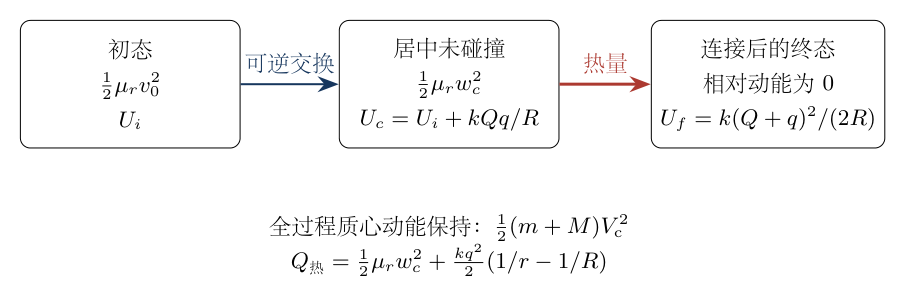
#> input picture project/蔡题001/整理版/figures/energy-04.png, 906 x 305 px, given in place of question-01.png, which was not available
$ python figure_overviews.py
#> lines starting #> are read from the running program, lines starting #| are printed output that depends on the picture; pictures that were not available may be replaced by others from this repository, and a replacement may not be noted
"""每题单图总览；保留全部既有预览。"""
from pathlib import Path
from PIL import Image,ImageDraw,ImageFont
from render_figures import NAMES
ROOT=Path(__file__).resolve().parents[1]
DEST=ROOT/'preview/figures'
FONT=ImageFont.truetype('/System/Library/Fonts/Supplemental/Arial.ttf',20)
def main():
    DEST.mkdir(parents=True,exist_ok=True)
    for q,names in NAMES.items():
        rows=(len(names)+1)//2
        canvas=Image.new('RGB',(1400,rows*430),'#eeeeee');draw=ImageDraw.Draw(canvas)
#> after `canvas = Image.new('RGB', (1400, rows * 430), '#eeeeee')`: canvas: PIL image 1400x1720 RGB; every value is 238
        for i,name in enumerate(names):
            im=Image.open(ROOT/'figures'/f'{name}.png').convert('RGB');im.thumbnail((670,385))
#> in main, im is the input picture: PIL image 906x305 RGB; mean R, G, B 248, 247.8, 247.9
#> after `im.thumbnail((670, 385))`:
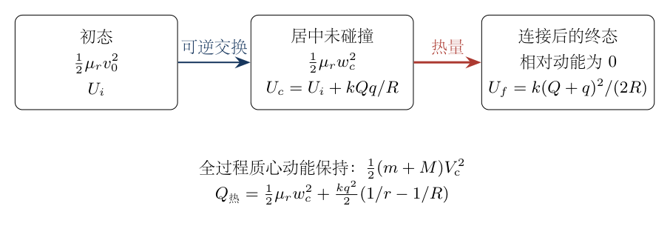
#> im: PIL image 670x226 RGB; mean R, G, B 247.6, 247.5, 247.6
            x=i%2*700+(700-im.width)//2;y=i//2*430+30+(385-im.height)//2
#> after `x = i % 2 * 700 + (700 - im.width) // 2`: x = 15
#> after `y = i // 2 * 430 + 30 + (385 - im.height) // 2`: y = 109
            canvas.paste(im,(x,y));draw.text((i%2*700+15,i//2*430+6),name,fill='black',font=FONT)
#> after `canvas.paste(im, (x, y))`:
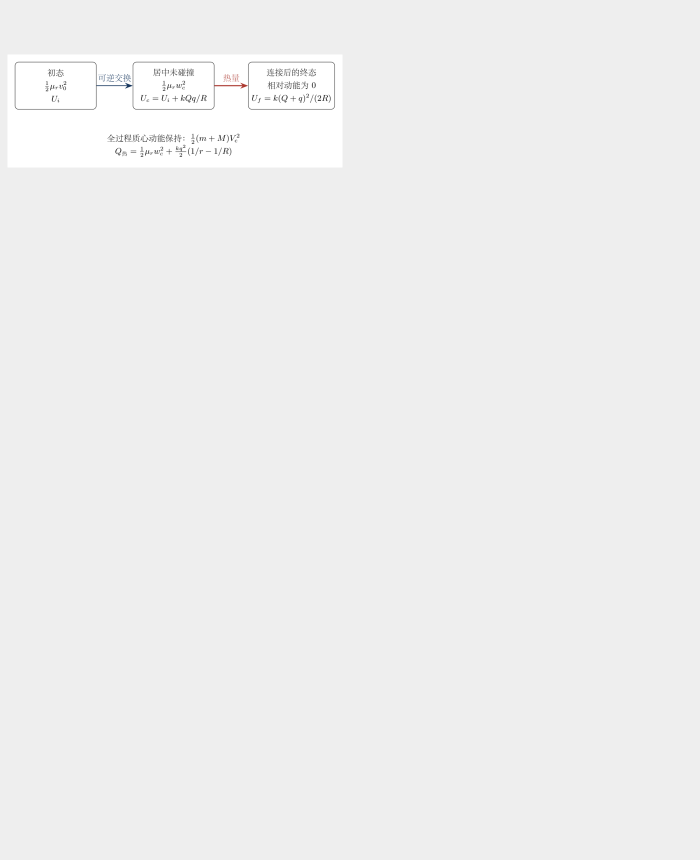
#> canvas: PIL image 1400x1720 RGB (shown at 1/2 size); mean R, G, B 238.6, 238.6, 238.6
        canvas.save(DEST/f'q{q}-figures.jpg',quality=94)
    print('31幅图的分题总览已生成')
#> (the run stopped early here; a loop or call above may not have finished)

$ run again, on project/蔡题001/整理版/figures/spot-03.png
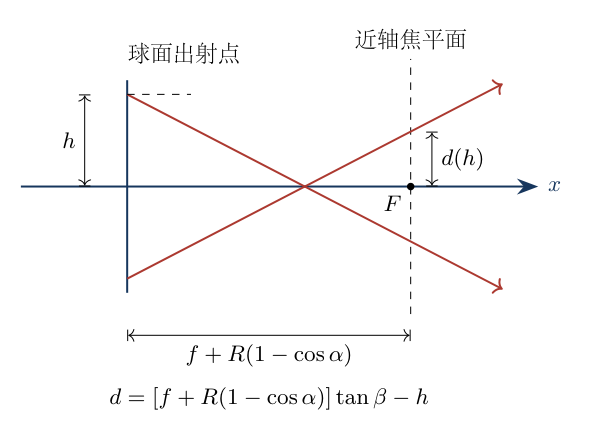
#> input picture project/蔡题001/整理版/figures/spot-03.png, 590 x 439 px, given in place of question-01.png, which was not available
#> in main, im is the input picture: PIL image 590x439 RGB; mean R, G, B 250.2, 249.6, 249.8
#> in main, `im.thumbnail((670, 385))`:
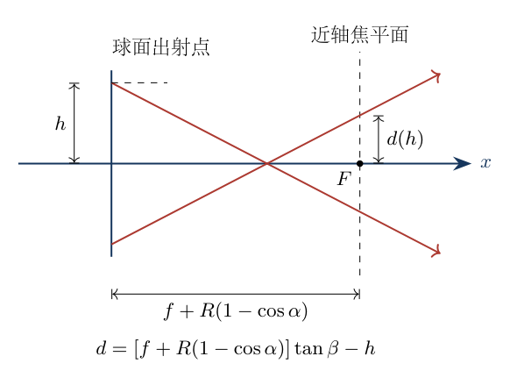
#> im: PIL image 517x385 RGB; mean R, G, B 250, 249.4, 249.6
#> in main, `canvas.paste(im, (x, y))`:
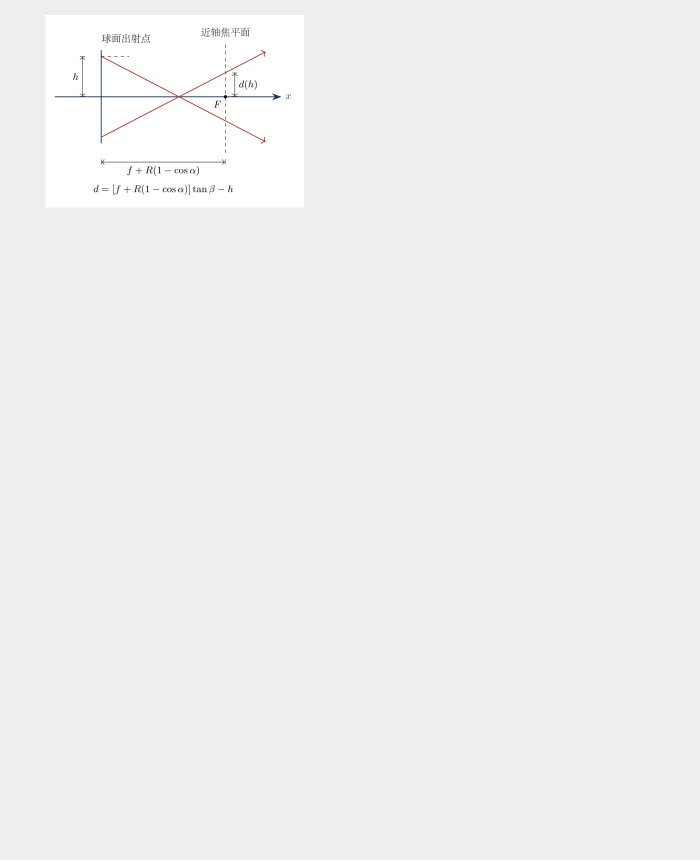
#> canvas: PIL image 1400x1720 RGB (shown at 1/2 size); mean R, G, B 239, 238.9, 239

$ run again, on project/蔡题001/整理版/figures/support-08.png
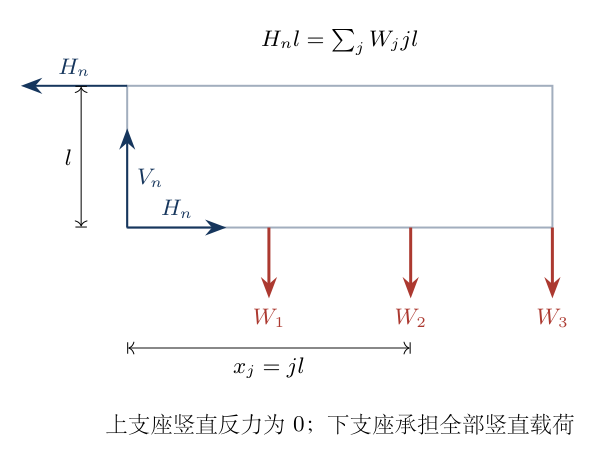
#> input picture project/蔡题001/整理版/figures/support-08.png, 604 x 464 px, given in place of question-01.png, which was not available
#> in main, im is the input picture: PIL image 604x464 RGB; mean R, G, B 250.7, 250.5, 250.7
#> im: PIL image 501x385 RGB
#> in main, `canvas.paste(im, (x, y))`:
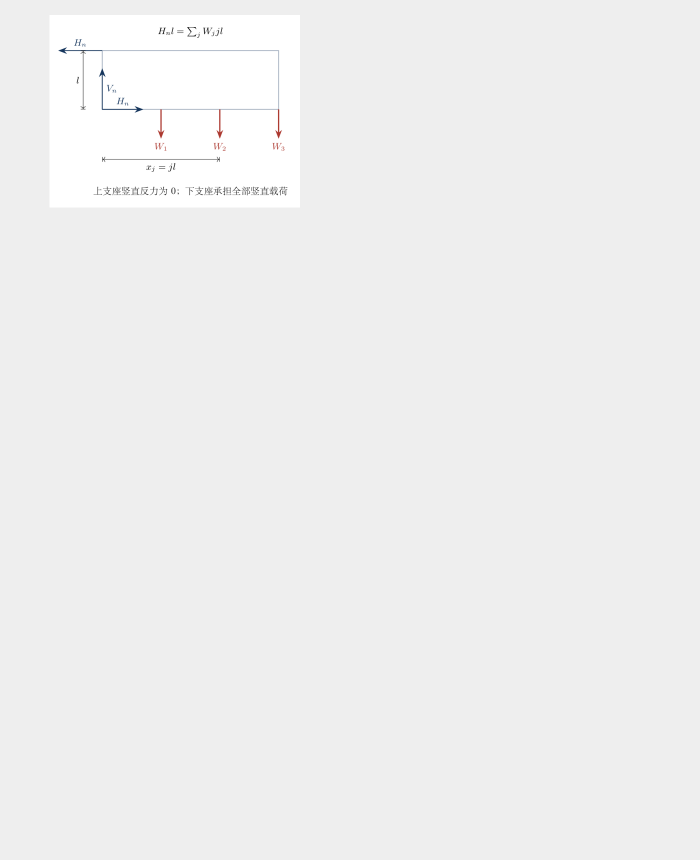
#> canvas: PIL image 1400x1720 RGB (shown at 1/2 size); mean R, G, B 239, 239, 239
